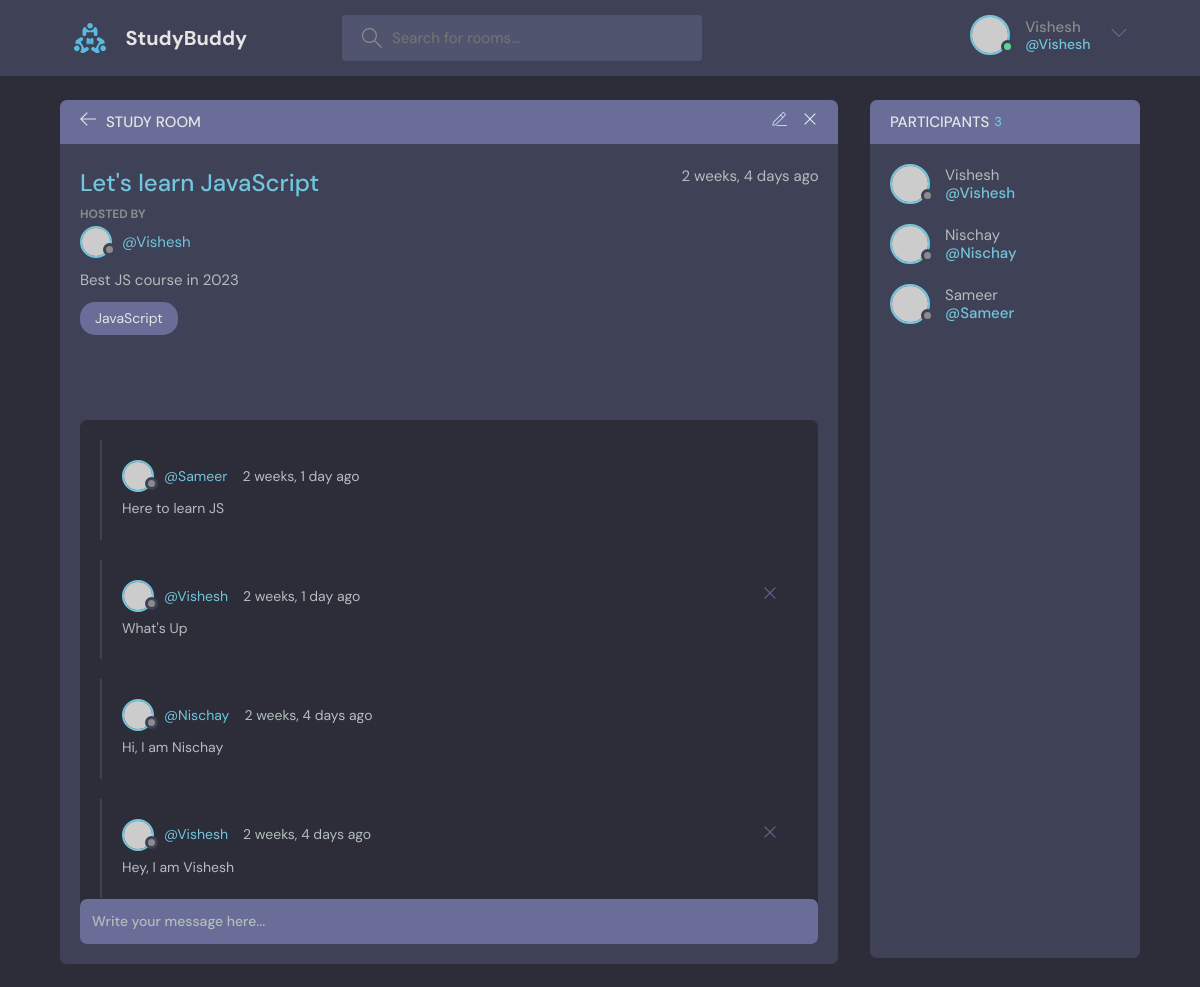
Screenshot of /room/1/ (signed in) with the database file from the repository.
### base/models.py (models this page shows, shortened)
class Room(models.Model):
    host = models.ForeignKey(User, on_delete=models.SET_NULL, null=True)
    topic = models.ForeignKey(Topic, on_delete=models.SET_NULL, null=True)
    name = models.CharField(max_length=200)
    description = models.TextField(null=True, blank=True)
    participants = models.ManyToManyField(User, related_name='participants', blank=True)
    updated = models.DateTimeField(auto_now=True)
    created = models.DateTimeField(auto_now_add=True)
    class Meta:
        ordering = ['-updated', '-created']

class Topic(models.Model):
    name = models.CharField(max_length=200)
    def __str__(self) -> str:
        return self.name

class Message(models.Model):
    user = models.ForeignKey(User, on_delete=models.CASCADE)
    room = models.ForeignKey(Room, on_delete=models.CASCADE)
    body = models.TextField()
    updated = models.DateTimeField(auto_now=True)
    created = models.DateTimeField(auto_now_add=True)
    class Meta:
        ordering = ['-updated', '-created']

### base/views.py (the view, shortened to what this page needs)
# urls.py: path('room/<str:pk>/', views.room, name="room"),
def room(request, pk):
    room = Room.objects.get(id=pk)
    room_messages = room.message_set.all().order_by('-created')  # Django feature for Many-to-one relationship Model(start in lower case) name_set
    participants = room.participants.all()
    context = {'room' : room, 'room_messages' : room_messages, 'participants' : participants}
    return render(request, 'base/room.html', context)

### base/templates/base/room.html (shortened to what this page needs)
{% extends 'main.html' %}
{% block content %}
<main class="profile-page layout layout--2">
  <div class="container">
    <div class="room">
      <div class="room__top">
        <div class="room__topLeft">
          <a href="{% url 'home' %}">
            <svg version="1.1" xmlns="http://www.w3.org/2000/svg" width="32" height="32" viewBox="0 0 32 32">
              <title>arrow-left</title>
              <path
                d="M13.723 2.286l-13.723 13.714 13.719 13.714 1.616-1.611-10.96-10.96h27.625v-2.286h-27.625l10.965-10.965-1.616-1.607z"
              ></path>
            </svg>
          </a>
          <h3>Study Room</h3>
        </div>
        {% if request.user == room.host %}
        <div class="room__topRight">
          <a href="{% url 'edit-room' room.id %}">
          </a>
          <a href="{% url 'delete-room' room.id %}">
            <svg version="1.1" xmlns="http://www.w3.org/2000/svg" width="32" height="32" viewBox="0 0 32 32">
              <title>remove</title>
              <path
                d="M27.314 6.019l-1.333-1.333-9.98 9.981-9.981-9.981-1.333 1.333 9.981 9.981-9.981 9.98 1.333 1.333 9.981-9.98 9.98 9.98 1.333-1.333-9.98-9.98 9.98-9.981z"
              ></path>
            </svg>
          </a>
        </div>
        {% endif %}
      </div>
      <div class="room__box scroll">
        <div class="room__header scroll">
          <div class="room__info">
            <h3>{{room.name}}</h3>
            <span>{{room.created|timesince}} ago</span>
          </div>
          <div class="room__hosted">
            <p>Hosted By</p>
            <a href="{% url 'user-profile' room.host.id %}" class="room__author">
              <div class="avatar avatar--small">
                <img src="https://randomuser.me/api/portraits/men/37.jpg" />
              </div>
              <span>@{{room.host}}</span>
            </a>
          </div>
          <div class="room__details">
            {{room.description}}
          </div>
          <span class="room__topics">{{room.topic}}</span>
        </div>
        <div class="room__conversation">
          <div class="threads scroll">
            {% for message in room_messages %}
            <div class="thread">
              <div class="thread__top">
                <div class="thread__author">
                  <a href="{% url 'user-profile' message.user.id%}" class="thread__authorInfo">
                    <div class="avatar avatar--small">
                      <img src="https://randomuser.me/api/portraits/men/37.jpg" />
                    </div>
                    <span>@{{message.user}}</span>
                  </a>
                  <span class="thread__date">{{message.created|timesince}} ago</span>
                </div>
                {% if request.user == message.user %}
                <div class="thread__delete">
                  <a href="{% url 'deleteMessage' message.id %}">
                  <svg version="1.1" xmlns="http://www.w3.org/2000/svg" width="32" height="32" viewBox="0 0 32 32">
                    <title>remove</title>
                    <path
                      d="M27.314 6.019l-1.333-1.333-9.98 9.981-9.981-9.981-1.333 1.333 9.981 9.981-9.981 9.98 1.333 1.333 9.981-9.98 9.98 9.98 1.333-1.333-9.98-9.98 9.98-9.981z"
                    ></path>
                  </svg>
                  </a>
                </div>
                {% endif %}
              </div>
              <div class="thread__details">
                {{message.body}}
              </div>
            </div>
            {% endfor %}
          </div>
        </div>
      </div>
      {% if request.user.is_authenticated %}
      <div class="room__message">
        <form action="" method="POST">
          <input name="body" placeholder="Write your message here..." />
        </form>
      </div>
      {% endif %}
    </div>
    <div class="participants">
      <h3 class="participants__top">Participants <span>{{room.participants.count}}</span></h3>
      <div class="participants__list scroll">
        {% for user in participants %}
        <a href="{% url 'user-profile' user.id %}" class="participant">
          <div class="avatar avatar--medium">
            <img src="https://randomuser.me/api/portraits/men/37.jpg" />
          </div>
          <p>
            {{user.username}}
            <span>@{{user.username}}</span>
          </p>
        </a>
        {% endfor %}
      </div>
    </div>
  </div>
</main>
{% endblock content %}

### templates/navbar.html (shortened to what this page needs)
{% load static %}
<header class="header header--loggedIn">
  <div class="container">
    <a href="{% url 'home' %}" class="header__logo">
      <img src="{% static 'images/logo.svg' %}" />
      <h1>StudyBuddy</h1>
    </a>
    <form class="header__search" method="GET" action="{% url 'home' %}">
      <label>
        <input placeholder="Search for rooms..." type="text" name="q" />
      </label>
    </form>
    <nav class="header__menu">
      {% if request.user.is_authenticated %}
      <div class="header__user">
        <a href="{% url 'user-profile' request.user.id %}">
          <div class="avatar avatar--medium active">
            <img src="https://randomuser.me/api/portraits/men/37.jpg" />
          </div>
          <p>
            {{request.user.username}}<span>@{{request.user.username}}</span>
          </p>
        </a>
        <button class="dropdown-button">
          <svg
            version="1.1"
            xmlns="http://www.w3.org/2000/svg"
            width="32"
            height="32"
            viewBox="0 0 32 32"
          >
            <title>chevron-down</title>
            <path d="M16 21l-13-13h-3l16 16 16-16h-3l-13 13z"></path>
          </svg>
        </button>
      </div>
      {% else %}
      <a href="{% url 'login' %}">
        <img src="{% static 'images/avatar.svg' %}" />
        <p>Login</p>
      </a>
      {% endif %}
    </nav>
  </div>
</header>

### rows the page displays
Room: name "Let's learn JavaScript", created "2 weeks, 4 days", host "Vishesh", description "Best JS course in 2023", topic "JavaScript", participants.count "3"
Message: user "Sameer", created "2 weeks, 1 day", body "Here to learn JS"
Message: user "Vishesh", created "2 weeks, 1 day", body "What's Up"
Message: user "Nischay", created "2 weeks, 4 days", body "Hi, I am Nischay"
Message: user "Vishesh", created "2 weeks, 4 days", body "Hey, I am Vishesh"

### other values shown
{{ request.user.username }} "Vishesh"
{{ user.username }} "Vishesh"
{{ user.username }} "Nischay"
{{ user.username }} "Sameer"
